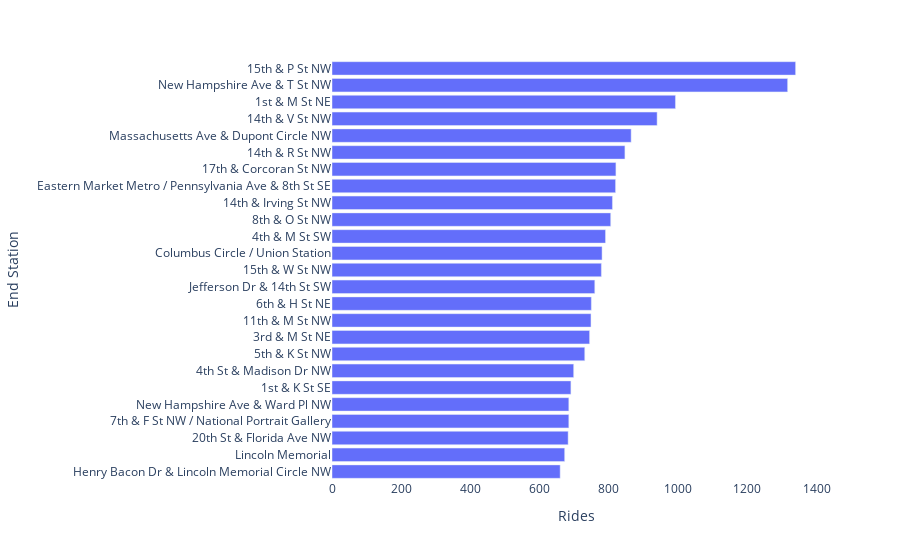

The notebook cell saved with this chart:
### Code cell
fig_end = px.bar(ride_end1, x = 'rides', y = 'end_station_name')
fig_end.update_xaxes(
    title_text = 'Rides',
    showline = False, showgrid = False
    )
fig_end.update_yaxes(
    title_text = 'End Station'
    )
fig_end.update_layout(plot_bgcolor='rgba(0,0,0,0)')
fig_end.show()

### Figure 1 — Plotly figure (JSON) as saved in the notebook; plotly's stock layout.template omitted (floating-point values rounded to 4 significant figures)
{"data": [{"alignmentgroup": "True", "hovertemplate": "rides=%{x}<br>end_station_name=%{y}<extra></extra>", "legendgroup": "", "marker": {"color": "#636efa"}, "name": "", "offsetgroup": "", "orientation": "h", "showlegend": false, "textposition": "auto", "type": "bar", "x": [659, 672, 682, 684, 684, 690, 698, 730, 744, 748, 749, 759, 778, 780, 790, 805, 810, 819, 820, 846, 864, 939, 992, 1316, 1339], "xaxis": "x", "y": ["Henry Bacon Dr & Lincoln Memorial Circle NW", "Lincoln Memorial", "20th St & Florida Ave NW", "7th & F St NW / National Portrait Gallery", "New Hampshire Ave & Ward Pl NW", "1st & K St SE", "4th St & Madison Dr NW", "5th & K St NW", "3rd & M St NE", "11th & M St NW", "6th & H St NE", "Jefferson Dr & 14th St SW", "15th & W St NW", "Columbus Circle / Union Station", "4th & M St SW", "8th & O St NW", "14th & Irving St NW", "Eastern Market Metro / Pennsylvania Ave & 8th St SE", "17th & Corcoran St NW", "14th & R St NW", "Massachusetts Ave & Dupont Circle NW", "14th & V St NW", "1st & M St NE", "New Hampshire Ave & T St NW", "15th & P St NW"], "yaxis": "y"}], "layout": {"barmode": "relative", "legend": {"tracegroupgap": 0}, "margin": {"t": 60}, "plot_bgcolor": "rgba(0,0,0,0)", "xaxis": {"anchor": "y", "domain": [0, 1], "showgrid": false, "showline": false, "title": {"text": "Rides"}}, "yaxis": {"anchor": "x", "domain": [0, 1], "title": {"text": "End Station"}}}}
